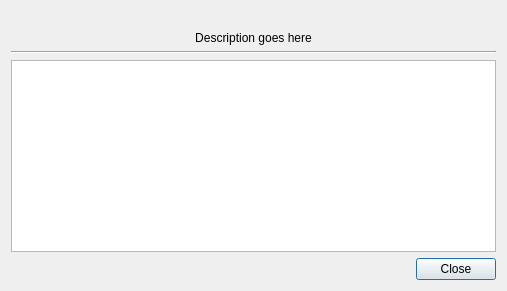
<?xml version="1.0" encoding="UTF-8"?>
<ui version="4.0">
 <class>AccountListFactoryWrapper</class>
 <widget class="QDialog" name="AccountListFactoryWrapper">
  <property name="geometry">
   <rect>
    <x>0</x>
    <y>0</y>
    <width>507</width>
    <height>276</height>
   </rect>
  </property>
  <property name="windowTitle">
   <string>Dialog</string>
  </property>
  <layout class="QVBoxLayout" name="verticalLayout">
   <item>
    <widget class="QLabel" name="factoryIcon">
     <property name="text">
      <string/>
     </property>
     <property name="alignment">
      <set>Qt::AlignCenter</set>
     </property>
    </widget>
   </item>
   <item>
    <widget class="QLabel" name="factoryDescription">
     <property name="text">
      <string>Description goes here</string>
     </property>
     <property name="alignment">
      <set>Qt::AlignCenter</set>
     </property>
    </widget>
   </item>
   <item>
    <spacer name="verticalSpacer">
     <property name="orientation">
      <enum>Qt::Vertical</enum>
     </property>
     <property name="sizeHint" stdset="0">
      <size>
       <width>20</width>
       <height>20</height>
      </size>
     </property>
    </spacer>
   </item>
   <item>
    <widget class="Line" name="line">
     <property name="orientation">
      <enum>Qt::Horizontal</enum>
     </property>
    </widget>
   </item>
   <item>
    <widget class="QTreeWidget" name="accountsList">
     <property name="sizePolicy">
      <sizepolicy hsizetype="Expanding" vsizetype="Minimum">
       <horstretch>0</horstretch>
       <verstretch>0</verstretch>
      </sizepolicy>
     </property>
     <property name="verticalScrollBarPolicy">
      <enum>Qt::ScrollBarAlwaysOff</enum>
     </property>
     <property name="horizontalScrollBarPolicy">
      <enum>Qt::ScrollBarAlwaysOff</enum>
     </property>
     <property name="autoScroll">
      <bool>false</bool>
     </property>
     <property name="selectionMode">
      <enum>QAbstractItemView::NoSelection</enum>
     </property>
     <property name="verticalScrollMode">
      <enum>QAbstractItemView::ScrollPerItem</enum>
     </property>
     <property name="rootIsDecorated">
      <bool>false</bool>
     </property>
     <property name="headerHidden">
      <bool>true</bool>
     </property>
     <property name="expandsOnDoubleClick">
      <bool>false</bool>
     </property>
     <column>
      <property name="text">
       <string notr="true">1</string>
      </property>
     </column>
    </widget>
   </item>
   <item>
    <widget class="QDialogButtonBox" name="buttonBox">
     <property name="orientation">
      <enum>Qt::Horizontal</enum>
     </property>
     <property name="standardButtons">
      <set>QDialogButtonBox::Close</set>
     </property>
    </widget>
   </item>
  </layout>
 </widget>
 <resources/>
 <connections/>
</ui>
